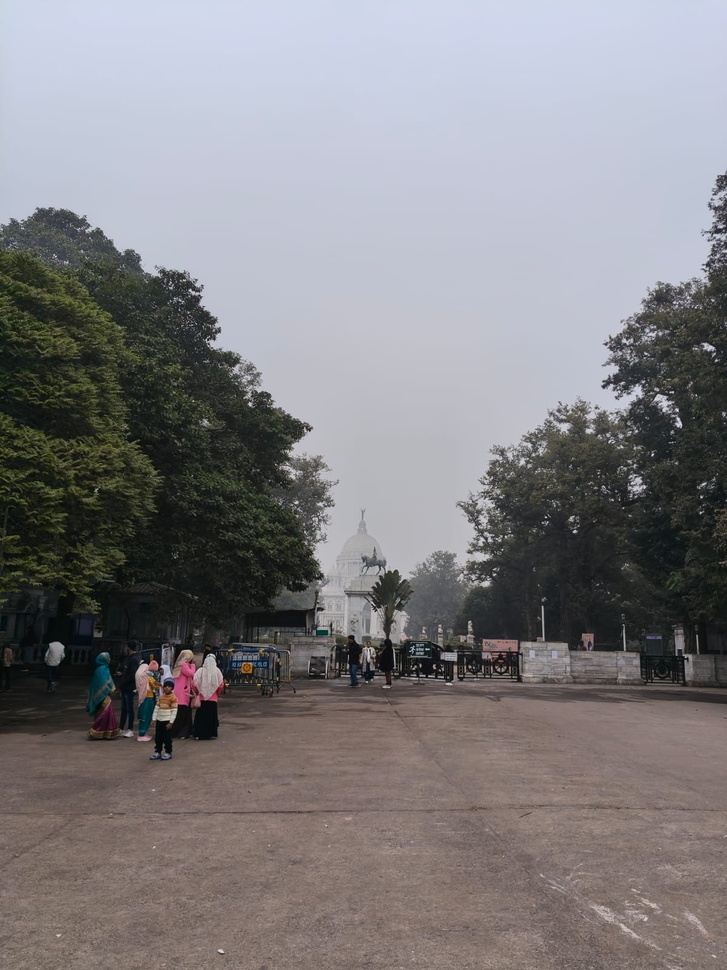
#> input picture Histogram_Specification/source.jpeg, 727 x 970 px, shrunk from 1200 x 1600 before the run
$ python main.py
#> lines starting #> are read from the running program, lines starting #| are printed output that depends on the picture
import os
import cv2
import numpy as np
import matplotlib.pyplot as plt

BASE_DIR = os.path.dirname(os.path.abspath(__file__))

source_path = os.path.join(BASE_DIR, "source.jpeg")
reference_path = os.path.join(BASE_DIR, "reference.jpeg")

source = cv2.imread(source_path, cv2.IMREAD_GRAYSCALE)
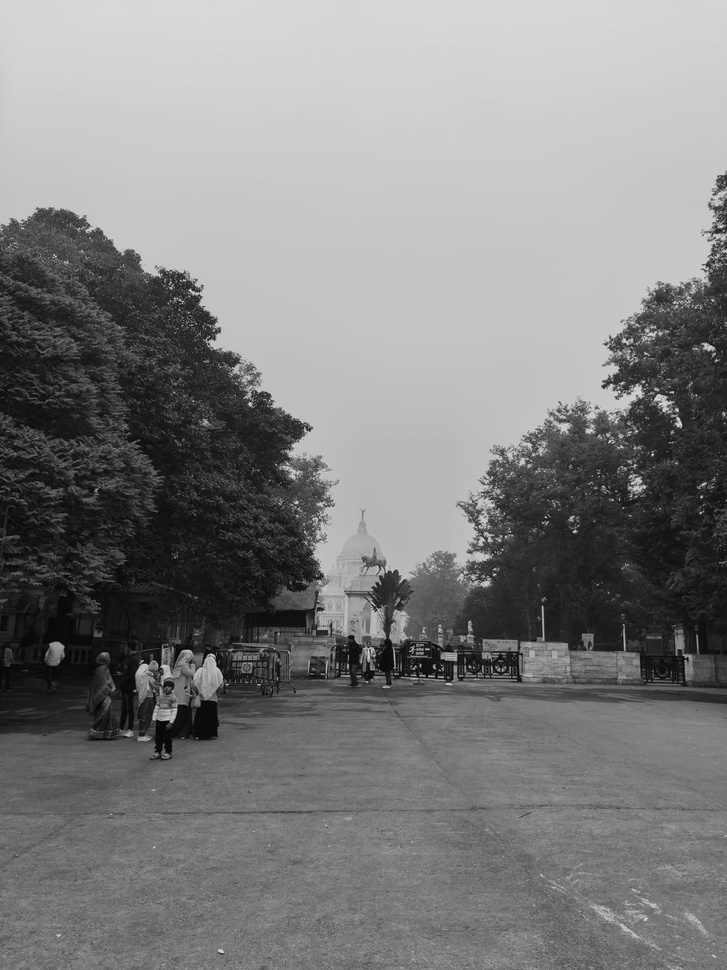
#> source: shape (970, 727); min 0, max 228, mean 127.7
reference = cv2.imread(reference_path, cv2.IMREAD_GRAYSCALE)
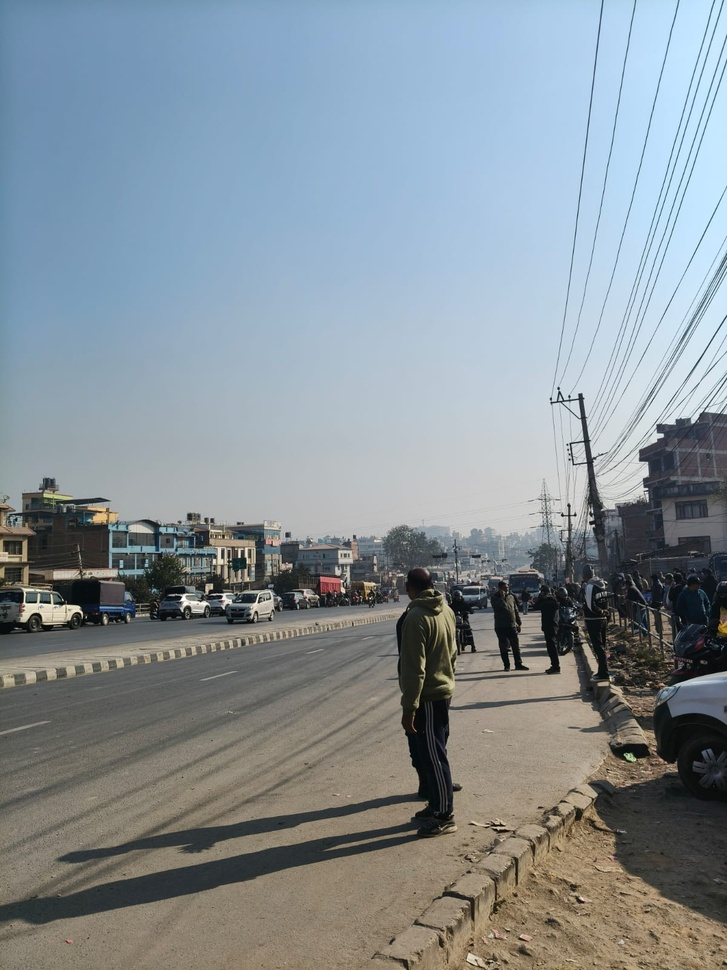
#> input picture Histogram_Specification/reference.jpeg, 727 x 970 px, shrunk from 1200 x 1600 before the run
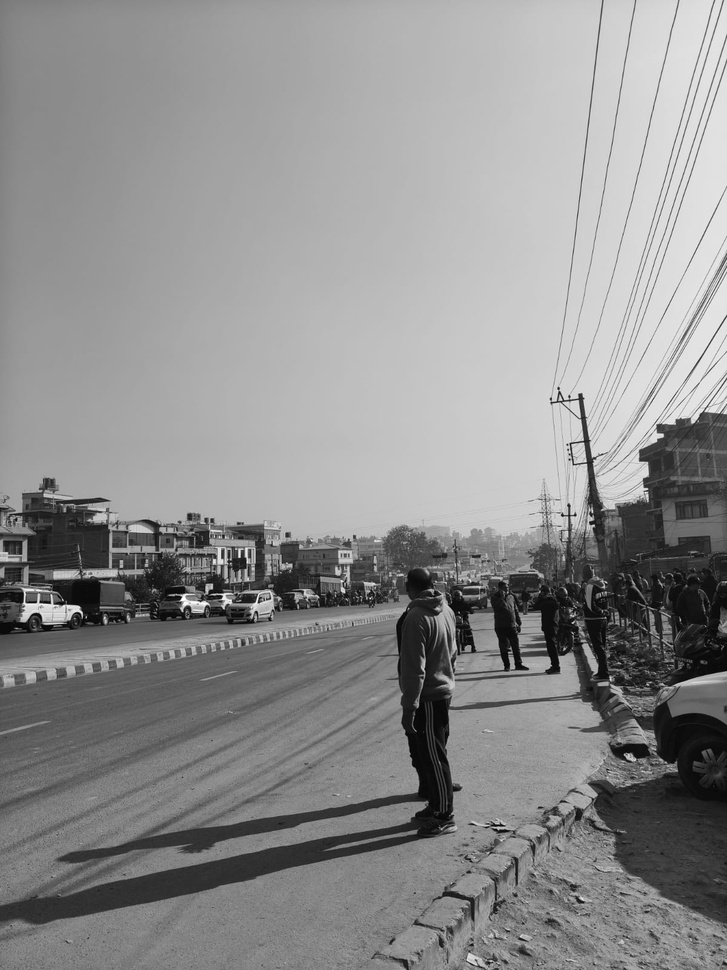
#> reference: shape (970, 727); min 0, max 255, mean 142.1

if source is None:
    raise ValueError(f"Source image not found at: {source_path}")

if reference is None:
    raise ValueError(f"Reference image not found at: {reference_path}")


# ---------------------------
# Step 2: Compute histograms
# ---------------------------
def compute_histogram(image):
    hist = np.zeros(256)
    for pixel in image.flatten():
        hist[pixel] += 1
#> this loop made 705190 passes
#> pixel on passes 1 to 3: 212, 212, 212
#> after the loop, hist = 256 values, max 21550 at index 199, min 0 at index 222, mean 2754.6
    return hist

source_hist = compute_histogram(source)
#> source_hist has the same summary as hist in compute_histogram
ref_hist = compute_histogram(reference)
#> the loop in compute_histogram (call 2), `for pixel in image.flatten():` made 705190 passes
#> pixel on passes 1 to 3: 120, 120, 121
#> ref_hist = 256 values, max 8471 at index 163, min 2 at index 250, mean 2754.6

# ---------------------------
# Step 3: Compute CDFs
# ---------------------------
def compute_cdf(hist):
    cdf = hist.cumsum()
#> cdf = 256 values from 6 to 705190
    cdf = cdf / cdf[-1]   # normalize
#> cdf = 256 values from 8.51e-06 to 1
    return cdf

source_cdf = compute_cdf(source_hist)
#> source_cdf = 256 values from 8.51e-06 to 1
ref_cdf = compute_cdf(ref_hist)
#> ref_cdf = 256 values from 5.67e-06 to 1

# ---------------------------
# Step 4: Create mapping
# ---------------------------
mapping = np.zeros(256, dtype=np.uint8)

for i in range(256):
    diff = np.abs(source_cdf[i] - ref_cdf)
    mapping[i] = np.argmin(diff)
#> after the loop, mapping = 256 values from 0 to 255

# ---------------------------
# Step 5: Apply mapping
# ---------------------------
matched = mapping[source]
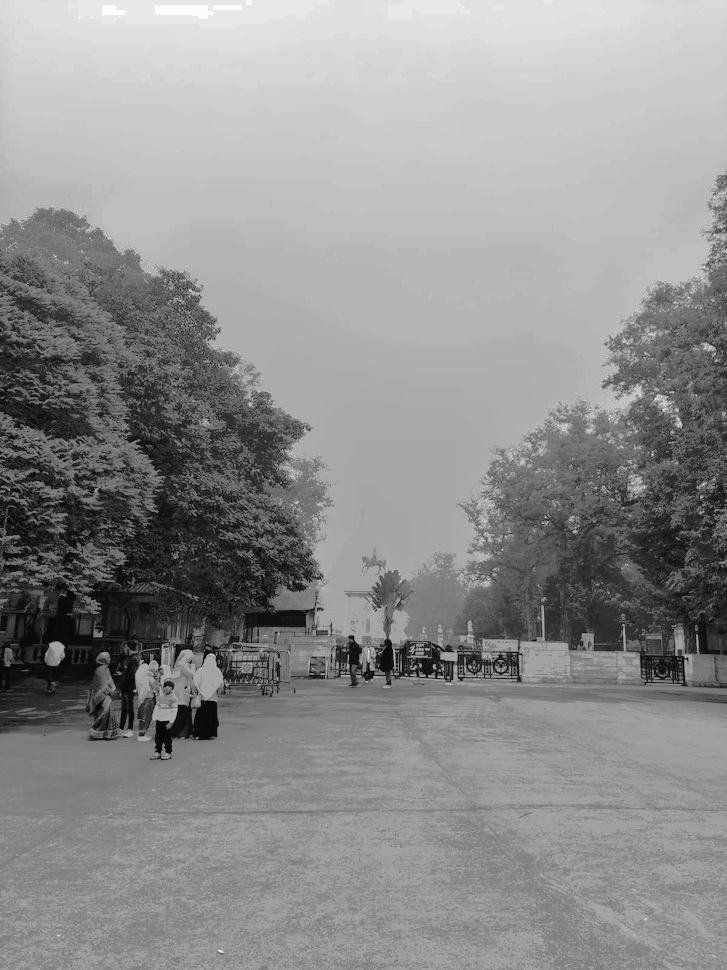
#> matched: shape (970, 727); min 0, max 255, mean 142.5

# ---------------------------
# Step 6: Display results
# ---------------------------
plt.figure(figsize=(12, 6))

plt.subplot(1, 3, 1)
plt.title("Source Image")
plt.imshow(source, cmap='gray')
plt.axis("off")

plt.subplot(1, 3, 2)
plt.title("Reference Image")
plt.imshow(reference, cmap='gray')
plt.axis("off")

plt.subplot(1, 3, 3)
plt.title("Histogram Specified Image")
plt.imshow(matched, cmap='gray')
plt.axis("off")

plt.show()
